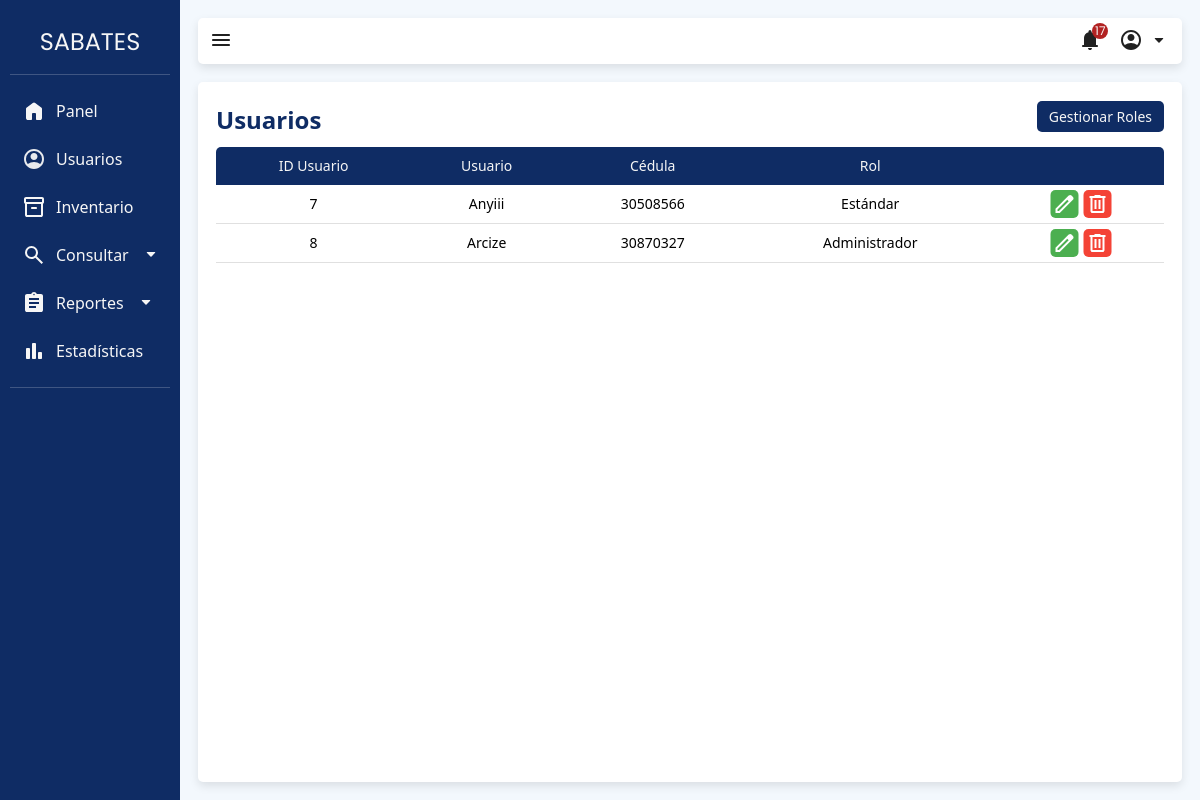
Screenshot of /index.php?view=userTable (signed in) with the database file from the repository.
### tables this page shows
CREATE TABLE `persona` (
  `id_persona` int(11) NOT NULL,
  `nombre` varchar(30) NOT NULL,
  `apellido` varchar(30) NOT NULL,
  `cedula` int(8) NOT NULL,
  `correo` varchar(100) NOT NULL,
  `id_departamento` int(11) NOT NULL,
  `id_sexo` int(11) NOT NULL,
  `fecha_nac` date NOT NULL,
  `id_usuario` int(11) DEFAULT NULL
);

CREATE TABLE `usuario` (
  `id_usuario` int(11) NOT NULL,
  `username` varchar(20) NOT NULL,
  `password` varchar(60) NOT NULL,
  `id_rol` int(11) NOT NULL
);

CREATE TABLE `rol` (
  `id_rol` int(11) NOT NULL,
  `rol` varchar(30) NOT NULL
);

### app/models/DB.php (called while the page is built, shortened)
<?php
class DataBase {
    protected static $instance;
    public static function getInstance() {
        if (!isset(self::$instance)) {
            try {
                $dsn = DB_MANAGER . ":host=" . DB_HOST . ";dbname=" . DB_NAME;
                self::$instance = new PDO($dsn, DB_USER, DB_PASS);
                self::$instance->setAttribute(PDO::ATTR_ERRMODE, PDO::ERRMODE_EXCEPTION);
            } catch (PDOException $e) {
                throw new Exception('Error al conectarse al servidor de BD', 0);
            }
        }
        return self::$instance;
    }
}

### app/models/userModel.php (called while the page is built, shortened)
<?php
require_once("app/models/DB.php");
class userModel
{
    private $db;
    public function __construct()
    {
        $this->db = DataBase::getInstance();
    }
    public function readAll() {
        try {
            $sql = "SELECT p.cedula, u.username, p.id_usuario, r.rol
                    FROM persona p
                    JOIN usuario u ON p.id_usuario = u.id_usuario
                    JOIN rol r on r.id_rol = u.id_rol";
            $stmt = $this->db->query($sql);
            return $stmt->fetchAll(PDO::FETCH_ASSOC);
        } catch (PDOException $e) {
            echo "Error: " . $e->getMessage();
            return [];
        }
    }
}

### app/views/content/userTable-view.php (the view)
<?php
require_once('app/models/userModel.php');
$userModel = new userModel();
$user = $userModel->readAll();
?>
<div class="view-box">
    <div class="table-heading">
        <h3 class="h3">Usuarios</h3>
        <a href="index.php?view=roleTable">
            <button class="table-button">Gestionar Roles</button>
        </a>
    </div>
    <table class="table">
        <thead class="table-head">
            <tr>
                <th scope="col">ID Usuario</th>
                <th scope="col">Usuario</th>
                <th scope="col">Cédula</th>
                <th scope="col">Rol</th>
                <th scope="col"><i></i></th>
            </tr>
        </thead>
        <tbody id="table-body" class="table-body">
            <?php foreach ($user as $key => $item) { ?>
                <tr class="table-row">
                    <td><?php echo $item["id_usuario"]; ?></td>
                    <td><?php echo $item["username"]; ?></td>
                    <td><?php echo $item["cedula"]; ?></td>
                    <td><?php echo $item["rol"]; ?></td>
                    <td class="relative-container">
                        <div class="button-container">
                            <div>
                                <a href="">
                                    <button class="crud-button edit-button">
                                        <img src="app/views/img/edit.svg" alt="Edit">
                                    </button>
                                </a>
                            </div>
                            <div>
                                <a href="">
                                    <button class="crud-button delete-button">
                                        <img src="app/views/img/delete.svg" alt="Delete">
                                    </button>
                                </a>
                            </div>
                        </div>
                    </td>
                </tr>
            <?php } ?>
        </tbody>
    </table>
</div>

### app/views/css/style.css (style rules this page uses)
:root { --color-primario: #0f2c64; --color-primario-hover: #233d78; --color-background: #f3f8fd; --color-white-hover: #e0e0e0; --color-secundario: #088395; --color-acento: #37b7c3; --color-claro: #f6f6f6; --color-gris: #808080; --color-texto: #212121; --transition-standart: all 0.2s ease; --spacing-medium: 18px; --spacing-small: 5px; --border-radius: 5px; }
.view-box { display: flex; align-items: center; flex-direction: column; width: 100%; height: calc(100% - 46px - var(--spacing-medium)); background-color: #ffffff; border-radius: var(--border-radius); box-shadow: 0px 4px 10px rgba(0, 0, 0, 0.1); padding: var(--spacing-medium); }
.h3 { color: var(--color-primario); font-weight: 700; font-family: 'Segoe UI', Tahoma, Geneva, Verdana, sans-serif; font-size: 24px; }

### app/views/css/navbar.css (style rules this page uses)
:root { --tran-02: all 0.2s ease; }

### app/views/css/table.css (style rules this page uses)
.table-heading { display: flex; justify-content: space-between; align-items: flex-end; width: 100%; margin-bottom: 15px; min-height: 32px; }
.table { width: 100%; font-size: 14px; text-align: center; font-family: "Segoe UI", Tahoma, Geneva, Verdana, sans-serif; text-wrap: nowrap; }
.table-head { background-color: var(--color-primario); color: var(--color-claro); }
.table-head th:first-child { border-top-left-radius: var(--border-radius); }
.table-head th:last-child { border-top-right-radius: var(--border-radius); min-width: 70px; }
.table th { padding: 12px 6px; }
.table-body td { padding: 12px 6px; }
.table-row { border-bottom: solid 1px var(--color-white-hover); }
.table td:last-child { padding: 0; }
.table-button { font-family: "Segoe UI", Tahoma, Geneva, Verdana, sans-serif; background-color: var(--color-primario); color: var(--color-claro); border-radius: var(--border-radius); cursor: pointer; font-size: 14px; border: 0; padding: 6px 12px; }
.relative-container { position: relative; top: 0; left: 0; }
.button-container { display: flex; justify-content: center; gap: 5px; position: absolute; top: 50%; left: 50%; transform: translate(-50%, -50%); }
.crud-button { cursor: pointer; border: 0; border-radius: var(--border-radius); padding: 2px; display: flex; align-items: center; justify-content: center; }
.edit-button { background-color: #4caf50; }
.delete-button { background-color: #f44336; }

### app/views/css/switch.css (style rules this page uses)
:root { --switch-parameter: 21px; }

### app/views/css/multi-step-form.css (style rules this page uses)
:root { --form-size: 450px; --bullet-size: 32px; }

### rows the page displays
persona: id_usuario "7", id_usuario.username "Anyiii", cedula "30508566", rol.rol "Estándar"
persona: id_usuario "8", id_usuario.username "Arcize", cedula "30870327", rol.rol "Administrador"
